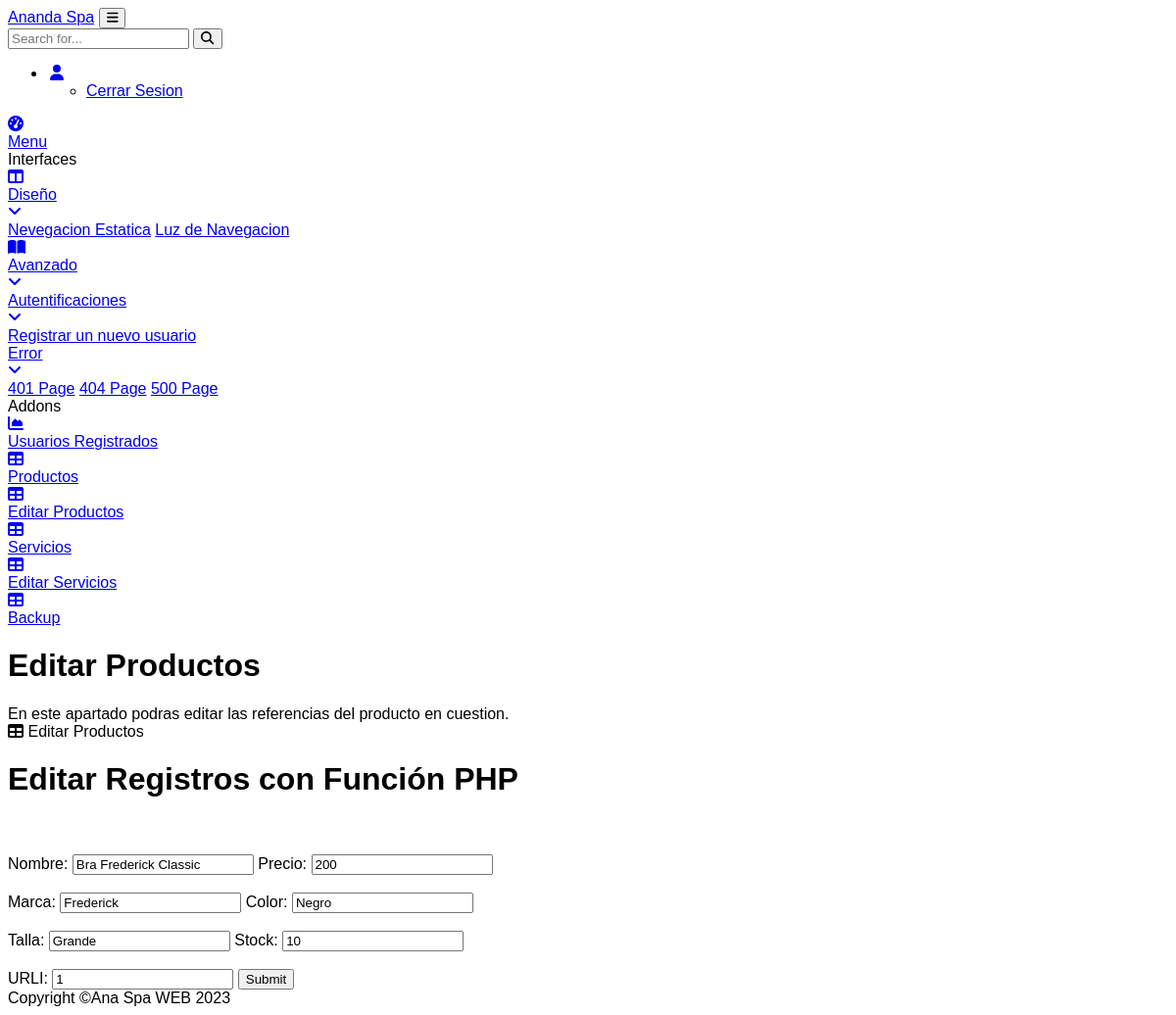
The page /actualizar_productos.php?ID=5 (signed in) on the database as committed earlier.
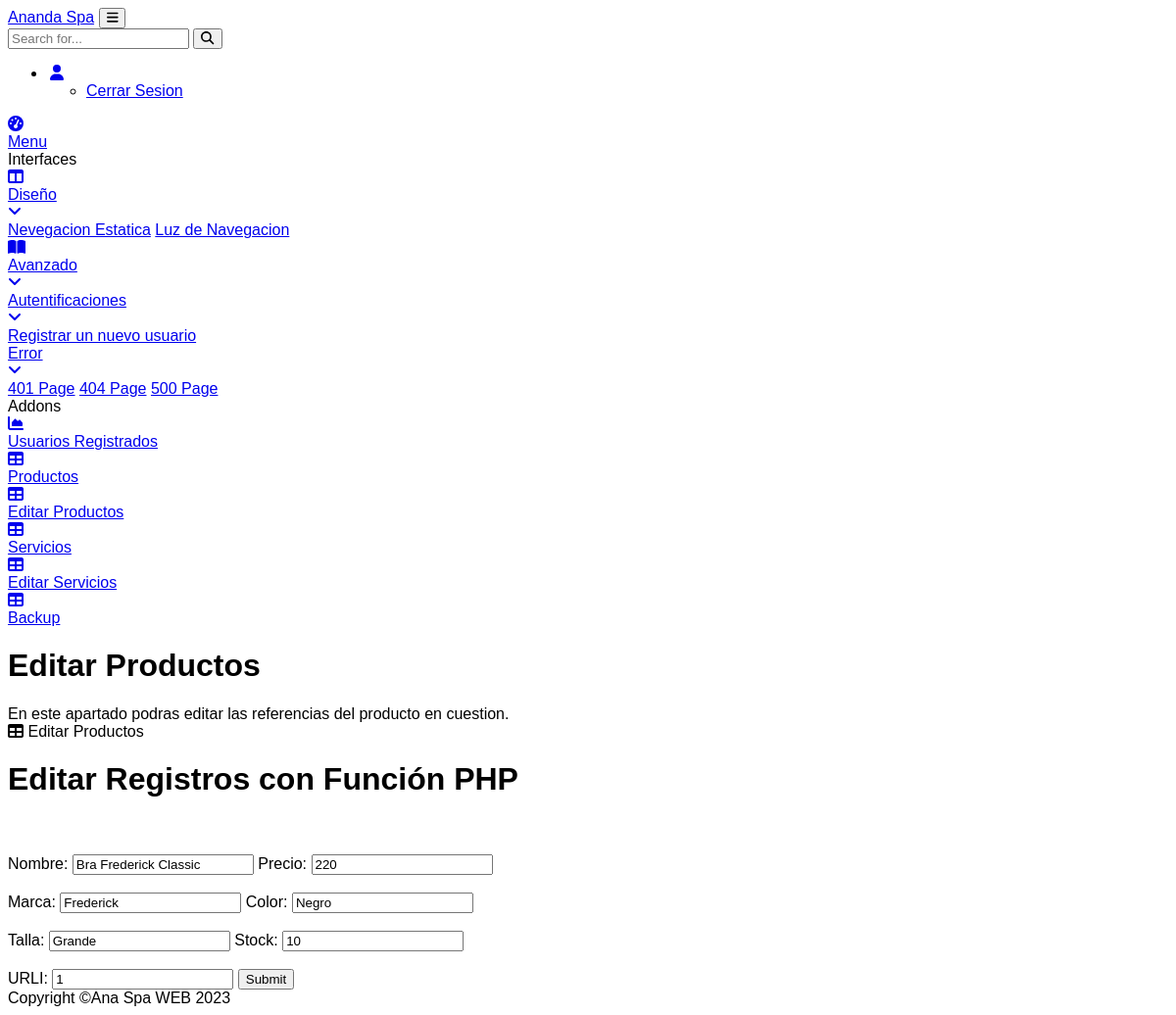
The same page on the database as committed later.
### tables this page shows
CREATE TABLE `productos` (
  `ID` int(11) NOT NULL AUTO_INCREMENT,
  `Nombre` varchar(30) NOT NULL,
  `Precio` varchar(10) NOT NULL,
  `Marca` text NOT NULL,
  `Color` text NOT NULL,
  `Talla` text NOT NULL,
  `Stock` int(11) NOT NULL,
  `URLI` varchar(20) NOT NULL,
  PRIMARY KEY (`ID`)
);

### function_editar.php (called while the page is built, shortened)
<?php
function db_query($query) {
    $connection = mysqli_connect("localhost","root","","ananda_spa");
    $result = mysqli_query($connection,$query);
    return $result;
}
function select_id($tblname,$field_name,$field_ID){
	$sql = "Select * from ".$tblname." where ".$field_name." = ".$field_ID."";
	$db=db_query($sql);
	return $sql;
}
?>

### actualizar_productos.php (the view, shortened to what the changed rows need)
<!DOCTYPE html>
<html lang="en">
    <head>
        <link href="https://cdn.jsdelivr.net/npm/simple-datatables@latest/dist/style.css" rel="stylesheet" />
        <link href="css/styles.css" rel="stylesheet" />
    </head>
    <body class="sb-nav-fixed">
        <div id="layoutSidenav">
            <div id="layoutSidenav_content">
                <main>
                    <div class="container-fluid px-4">
                        <h1 class="mt-4">Editar Productos</h1>
                        <div class="card mb-4">
                            <div class="card-body">
                            <table id="datatablesSimple">
                            <div class="main-wrapper">
                                <h1>Editar Registros con Función PHP </h1>
                                <br><br>
                                <?php
                                include("function_editar.php");
                                $ID = $_GET['ID'];
                                select_id('Productos','ID',$ID);
                                ?>
                                <form action="" method="post">
                                    <label for="" class="container__label">Nombre</label>:
                                    <input type="text" value="<?php echo $row->Nombre;?>" name="Nombre">
                                    <label for="" class="container__label">Precio</label>:
                                    <input type="text" value="<?php echo $row->Precio;?>" name="Precio">
                                    <br>
                                    <br>
                                    <label for="" class="container__label">Marca</label>:
                                    <input type="text" value="<?php echo $row->Marca;?>" name="Marca">
                                    <label for="" class="container__label">Color</label>:
                                    <input type="text" value="<?php echo $row->Color;?>" name="Color">
                                    <br>
                                    <br>
                                    <label for="" class="container__label">Talla</label>:
                                    <input type="text" value="<?php echo $row->Talla;?>" name="Talla">
                                    <label for="" class="container__label">Stock</label>:
                                    <input type="text" value="<?php echo $row->Stock;?>" name="Stock">
                                    <br>
                                    <br>
                                    <label for="" class="container__label">URLI</label>:
                                    <input type="text" value="<?php echo $row->URLI;?>" name="URLI">
                                    <input type="submit" name="submit">
                                </form>
                                </div>
                                </body>
    </body>
</html>

Rows that differ between the two databases and show on the page:
changed productos "Bra Frederick Classic": Precio "200" → "220"
